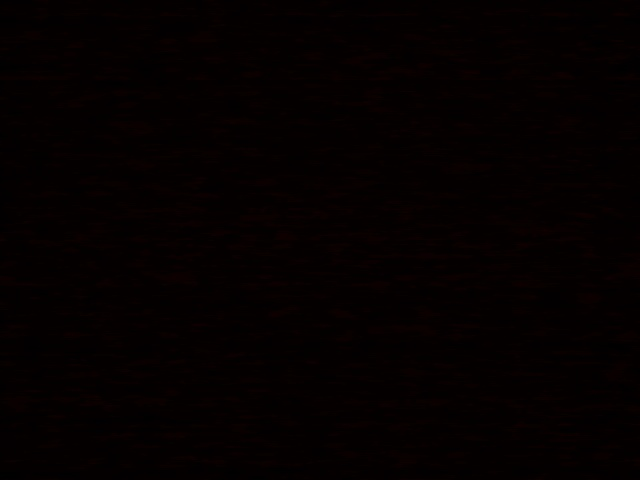
#> input picture data/viewer_temp.jpg, 640 x 480 px
$ python -i test.py   (imports and definitions only)   (older library calls are emulated)
#> lines starting #> are read from the running program, lines starting #| are printed output that depends on the picture
import cv2
import numpy as np
import matplotlib.pyplot as plt
from mpl_toolkits.mplot3d import Axes3D
from matplotlib import cm
from matplotlib import colors
import os

def contour(image):
    image = cv2.bilateralFilter(image, 15, 75, 60)
    image = cv2.cvtColor(image, cv2.COLOR_RGB2HSV)
    grad_x = cv2.Sobel(image, cv2.CV_16S, 1, 0, ksize=3, scale=1, delta=0, borderType=cv2.BORDER_DEFAULT)
    grad_y = cv2.Sobel(image, cv2.CV_16S, 0, 1, ksize=3, scale=1, delta=0, borderType=cv2.BORDER_DEFAULT)
    abs_grad_x = cv2.convertScaleAbs(grad_x)
    abs_grad_y = cv2.convertScaleAbs(grad_y)

    image = cv2.addWeighted(abs_grad_x, 0.5, abs_grad_y, 0.5, 0)
    image = cv2.cvtColor(image, cv2.COLOR_HSV2RGB)
    ret, thresh = cv2.threshold(image, 17, 255, cv2.THRESH_BINARY)
    image = cv2.cvtColor(thresh, cv2.COLOR_BGR2RGB)
    return image

def rgb_plot(image):
    fig = plt.figure()
    axis = fig.add_subplot(1, 1, 1, projection="3d")
    pixel_colors = image.reshape((np.shape(image)[0] * np.shape(image)[1], 3))
    norm = colors.Normalize(vmin=-1., vmax=1.)
    norm.autoscale(pixel_colors)
    pixel_colors = norm(pixel_colors).tolist()
    r, g, b = cv2.split(image)
    axis.scatter(r.flatten(), g.flatten(), b.flatten(), facecolors=pixel_colors, marker=".")
    axis.set_xlabel("Red")
    axis.set_ylabel("Green")
    axis.set_zlabel("Blue")
    plt.show()

def hsv_plot(image):
    fig = plt.figure()
    axis = fig.add_subplot(1, 1, 1, projection="3d")
    pixel_colors = image.reshape((np.shape(image)[0] * np.shape(image)[1], 3))
    norm = colors.Normalize(vmin=-1., vmax=1.)
    norm.autoscale(pixel_colors)
    pixel_colors = norm(pixel_colors).tolist()
    h, s, v = cv2.split(image)
    axis.scatter(h.flatten(), s.flatten(), v.flatten(), facecolors=pixel_colors, marker=".")
    axis.set_xlabel("Hue")
    axis.set_ylabel("Saturation")
    axis.set_zlabel("Value")
    plt.show()

def segment(image):
    image = cv2.bilateralFilter(image, 15, 75, 60)
    image = cv2.cvtColor(image, cv2.COLOR_RGB2HSV)
#> image: shape (480, 640, 3); mean H, S, V 7.1, 255, 4.8
    hsv_image = image
    grad_x = cv2.Sobel(image, cv2.CV_16S, 1, 0, ksize=3, scale=1, delta=0, borderType=cv2.BORDER_DEFAULT)
#> grad_x: shape (480, 640, 3) int16; mean H, S, V -0.1, 0, 0
    grad_y = cv2.Sobel(image, cv2.CV_16S, 0, 1, ksize=3, scale=1, delta=0, borderType=cv2.BORDER_DEFAULT)
#> grad_y: shape (480, 640, 3) int16; mean H, S, V 0.3, -0.1, 0
    abs_grad_x = cv2.convertScaleAbs(grad_x)
#> abs_grad_x: shape (480, 640, 3); mean H, S, V 7, 0.1, 0.7
    abs_grad_y = cv2.convertScaleAbs(grad_y)
#> abs_grad_y: shape (480, 640, 3); mean H, S, V 8, 0.1, 1.1

    image = cv2.addWeighted(abs_grad_x, 0.5, abs_grad_y, 0.5, 0)
#> image: shape (480, 640, 3); mean H, S, V 7.5, 0.1, 0.9
    image = cv2.cvtColor(image, cv2.COLOR_HSV2RGB)
    ret, thresh = cv2.threshold(image, 17, 255, cv2.THRESH_TOZERO_INV)
    msk_image = cv2.cvtColor(thresh, cv2.COLOR_BGR2GRAY)
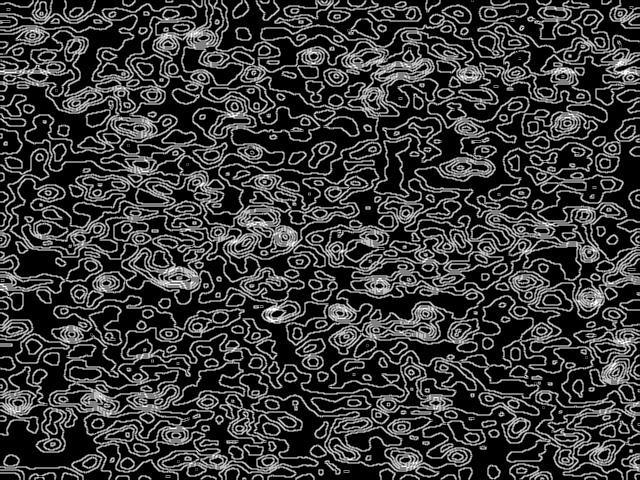
#> msk_image: shape (480, 640); min 0, max 4, mean 0.888; drawn with min black and max white
    msk_image = cv2.cvtColor(msk_image, cv2.COLOR_GRAY2BGR)
#> msk_image: shape (480, 640, 3)
    msk_image = cv2.bilateralFilter(msk_image, 15, 75, 60)
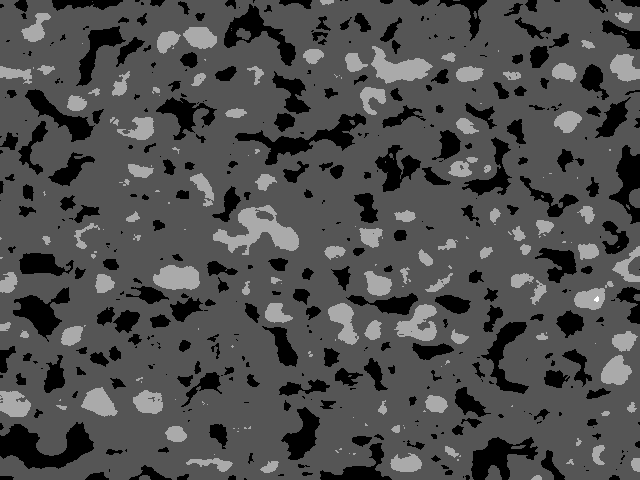
#> msk_image: shape (480, 640, 3); min 0, max 3, mean 0.918; drawn with min black and max white
    image = cv2.bitwise_xor(msk_image, hsv_image)
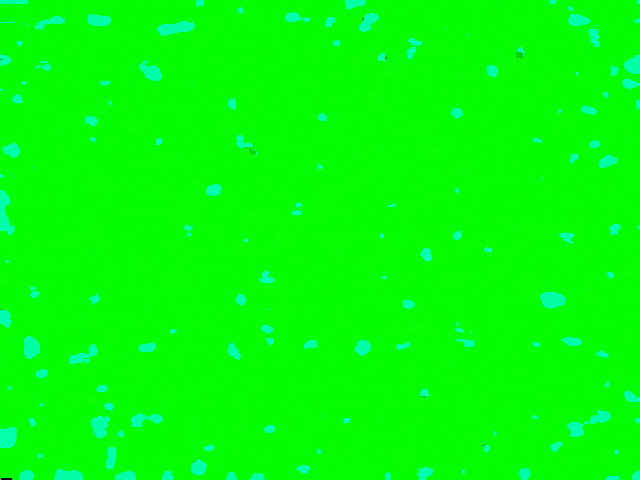
#> image: shape (480, 640, 3); mean B, G, R 7.9, 254, 4.8
    return image, msk_image


path = "./data/data/img_data/train"
save_path = "./data/processed_data/img_data/train"
# [38 lines not run here, left out]

>>> import cv2
>>> picture = cv2.cvtColor(cv2.imread('../data/viewer_temp.jpg'), cv2.COLOR_BGR2RGB)
>>> result = segment(picture)
